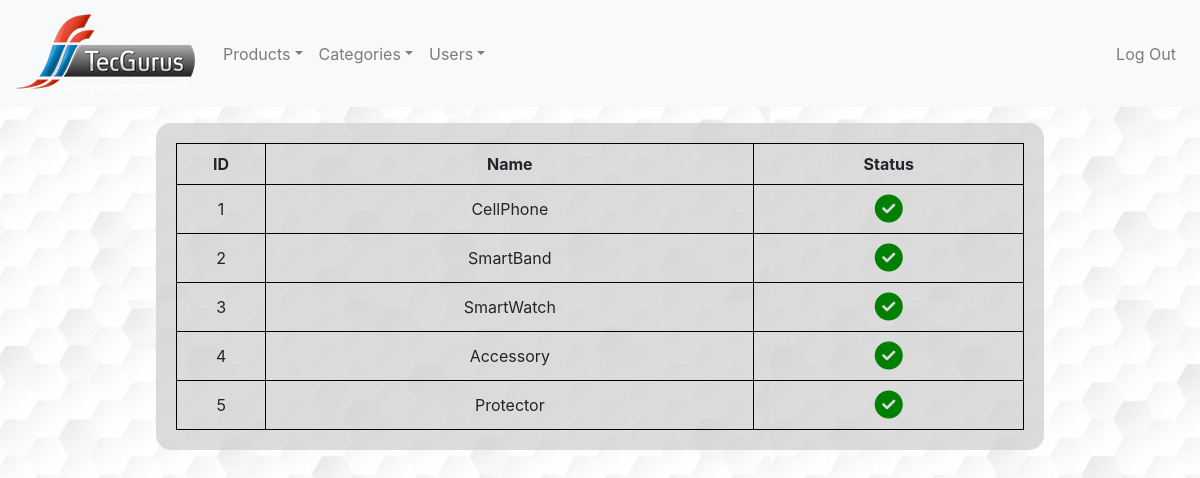
Screenshot of /admin/categories.php (signed in) with the database file from the repository.
### tables this page shows
CREATE TABLE `categories` (
  `id_category` int(5) NOT NULL,
  `name` varchar(30) NOT NULL,
  `status` int(5) NOT NULL
);

### admin/categories.php (the view, shortened to what this page needs)
<?php
    include 'conection.php';
    $query = "Select * from categories";
    $result = mysqli_query($conection,$query);
?>
    <html>
    <head>
        <link rel="stylesheet" href="https://stackpath.bootstrapcdn.com/bootstrap/4.5.2/css/bootstrap.min.css">
        <link rel="stylesheet" href="css/admin_styles.css">
    </head>
    <body id='admin'>
        <nav class="navbar navbar-expand-lg navbar-light bg-light">
            <a class="navbar-brand" href="#"><img src="imgs/logo.png" alt=""></a>
            <div class="collapse navbar-collapse" id="navbarSupportedContent">
                <ul class="navbar-nav mr-auto">
                    <li class="nav-item dropdown">
                        <a class="nav-link dropdown-toggle" href="#" id="navbarDropdown" role="button" data-toggle="dropdown" aria-haspopup="true" aria-expanded="false">Products</a>
                    </li>
                    <li class="nav-item dropdown">
                        <a class="nav-link dropdown-toggle" href="#" id="navbarDropdown" role="button" data-toggle="dropdown" aria-haspopup="true" aria-expanded="false">Categories</a>
                    </li>
                    <li class="nav-item dropdown">
                        <a class="nav-link dropdown-toggle" href="#" id="navbarDropdown" role="button" data-toggle="dropdown" aria-haspopup="true" aria-expanded="false">Users</a>
                    </li>
                </ul>
                <ul class="navbar-nav ml-auto">
                    <li class="nav-item">
                        <a class="nav-link" href="logout.php">Log Out</a>
                    </li>
                </ul>
            </div>
        </nav>
        <div class="container">
            <div class='content my-3 mr-auto ml-auto'>
                <table>
                    <tr>
                        <th>ID</th>
                        <th>Name</th>
                        <th>Status</th>
                    </tr>
                    <?php while($column = mysqli_fetch_array($result)): ?>
                    <tr>
                        <td>
                            <?php echo $column['id_category'] ?>
                        </td>
                        <td>
                            <?php echo $column['name'] ?>
                        </td>
                        <td>
                            <?php if($column['status']==1): ?>
                                <i class="fas fa-check-circle"></i>
                            <?php else: ?>
                                <i class="fas fa-times-circle"></i>
                            <?php endif; ?>
                        </td>
                    </tr>
                    <?php endwhile; ?>
                </table>
            </div>
        </div>
    </body>
    </html>

### admin/css/admin_styles.css (style rules this page uses)
body { background: url("../imgs/back_login.jpg"); }
#admin .content { background-color: #d2d2d2c2; width: 80%; padding: 20px; border-radius: 15px; }
#admin .content table { width: 100%; }
#admin .content table td, #admin .content table th { border: .5px solid black; text-align: center; padding: 10px 0; }
#admin .content table i { margin: 0 auto; display: table; font-size: 28px; }
#admin .content table i.fa-check-circle { color: green; }

### rows the page displays
categories: id_category "1", name "CellPhone", status 1 (drawn)
categories: id_category "2", name "SmartBand", status 1 (drawn)
categories: id_category "3", name "SmartWatch", status 1 (drawn)
categories: id_category "4", name "Accessory", status 1 (drawn)
categories: id_category "5", name "Protector", status 1 (drawn)
